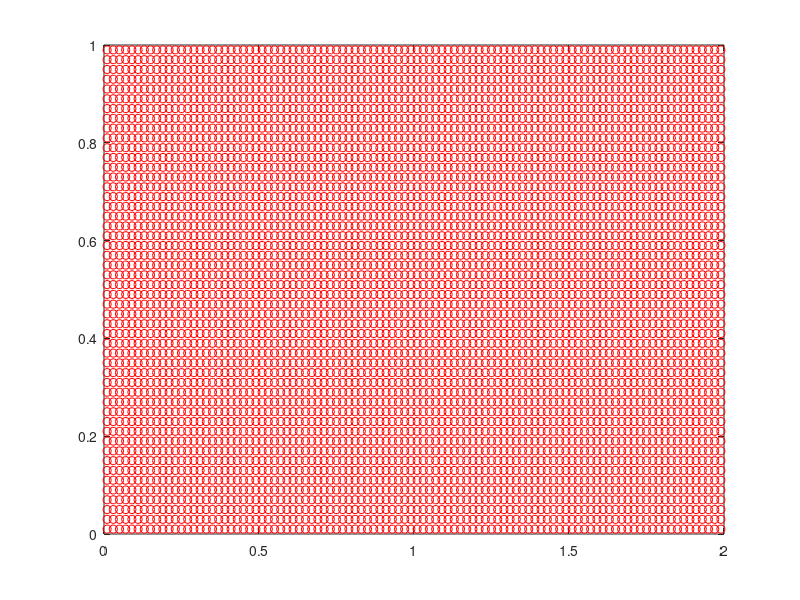

Recreate this plot in MATLAB. (Note: this script raises an error after producing the figure.)
% WGgen : generateur d'une grille reguliere de type 
% differences/volumes finis
% Auteurs JC Toussaint & L Bastard - BE EM

% dependance : fonction inpoly
% Auteur : Darren Engwirda
%
% Bibliographie :
% Stern Progress in Electromagnetics Research (1995), 
% PIER 10, 123-186
% Finite Difference Analysis of Planar Optical Waveguides
%

function g=WGgen
clc
clear all
close all

h=0.02;
g=uniform_grid(0, 2, 0, 1, h, h);
g.lambda=1.;

% coordonnees des sommets du polygone
% decrivant une portion du guide
region = [0 0;
       +0  1;
       +2  +1;
       2  0
       ];
 
indice=3.5;
g=insert(g, region, indice);
end

function g=uniform_grid(xmin, xmax, ymin, ymax, hx, hy)
% generation d'un reseau orthorhombique de noeuds
% chacun place au centre d'une maille rectangulaire
% de cote g.dx=hx et g.dy=hy
% g.Nx noeuds selon Ox
% g.Ny noeuds selon Oy
% g.indice(ix, iy) indice de refraction au noeud
% de coordonnees entieres (ix, iy) initialise a 1

lx=xmin+hx/2:hx:xmax-hx/2;
ly=ymin+hy/2:hy:ymax-hy/2;

[g.x,g.y] = meshgrid(lx, ly);
g.x=transpose(g.x);
g.y=transpose(g.y);

g.p     = [g.x(:),g.y(:)];
[g.Nx, g.Ny]=size(g.x);

g.reg =zeros(g.Nx, g.Ny);
g.indice =ones(g.Nx, g.Ny);
size(g.indice)

g.N=g.Nx*g.Ny;
g.nrg=0;
g.dx=hx;
g.dy=hy;
figure(1)
plot(g.p(:, 1), g.p(:, 2), 'ro');
hold on
end

function g=insert(g, node, indice)
% insertion d'un polygone decrivant une portion 
% de guide en 2D.
% node   : tableau 2D des coordonnees des sommets du polygone
% indice : valeur de l'indice de refraction du materiau
% associe au polygone.

figure(1)
tic, [in,bnd] = inpoly(g.p,node); t1 = toc;
if find(bnd==1)
    warning('nodes on boundaries detected')
end;
g.nrg=g.nrg+1;
lst_in=find(in==1);
g.reg(lst_in)=g.nrg;
g.indice(lst_in)=indice;
plot(g.p(in,1),g.p(in,2),'bo',g.p(bnd,1),g.p(bnd,2),'go')
hold on
title('Inside (blue), outside (red) & boundary (green)')

% Plot geometry
nn    = size(node,1);
cnect = [(1:nn-1)',(2:nn)'; nn,1];
patch('faces',cnect,'vertices',node,'facecolor','none',...
   'edgecolor','k'), axis equal 
drawnow()
end
